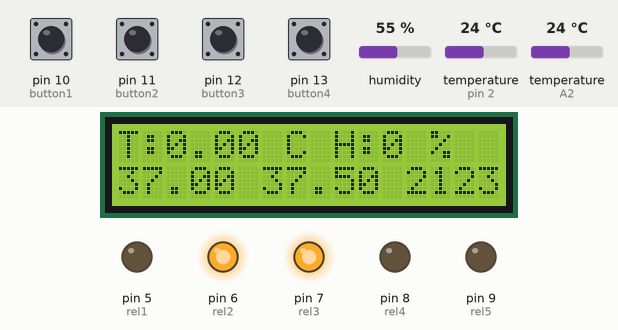
The sketch below on a simulated Arduino Uno, built with avr-gcc and run on an emulated ATmega328P. On the bench: 16×2 character LCD, output pins drawn as LEDs (lit = HIGH). Inputs (shaded band) come from the test bench; at power-on: pin 10 (button1), pin 11 (button2), pin 12 (button3), pin 13 (button4) HIGH, temperature (sensors on A2, pin 2) 24 °C, humidity 55 %.

Above: at 1.2 s.
1.3 s: pin 13 (button4) pulled LOW for 1 s
At 2.0 s:
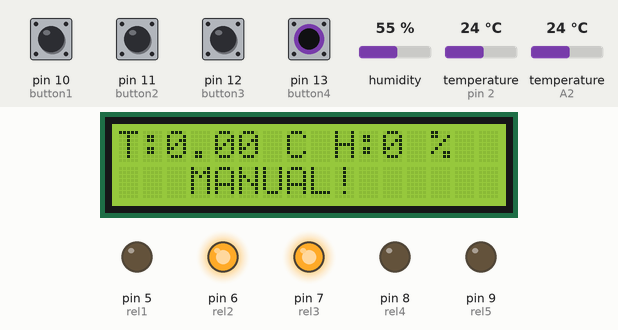
4.3 s: temperature (sensor on A2) set to 36 °C
At 6.0 s:
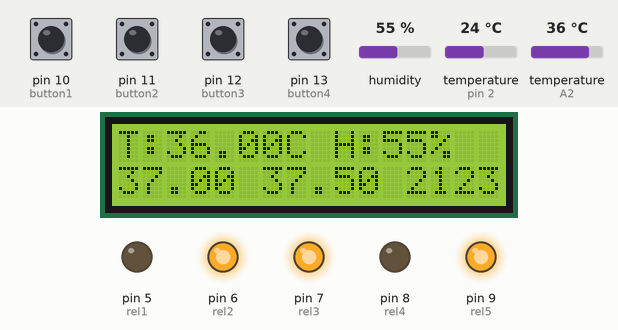
6.3 s: temperature (sensor on A2) set to 39 °C
At 7.2 s:
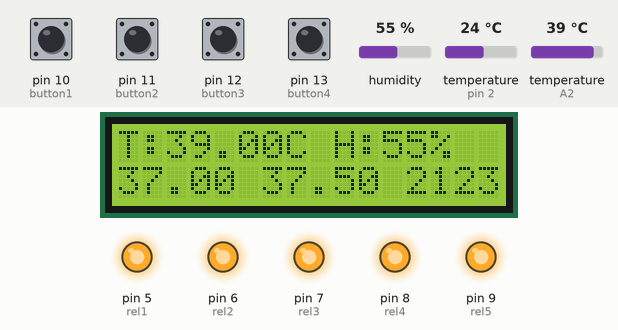
8.3 s: humidity set to 22 %
At 11.4 s:
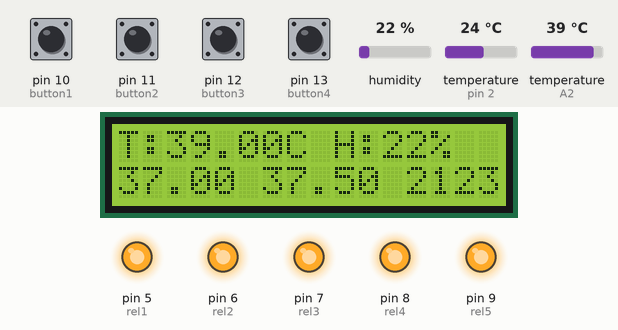
12.3 s: humidity set to 19 %
At 15.7 s:
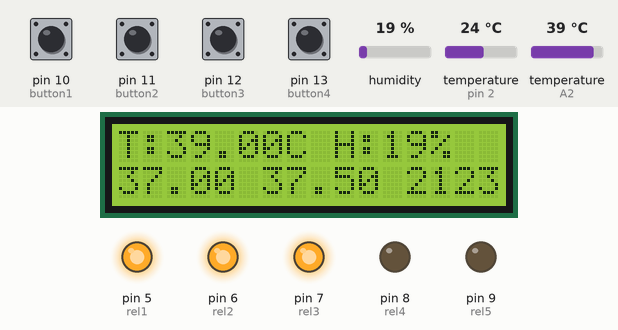
16.3 s: pin 10 (button1) pulled LOW for 1 s
At 18.9 s:
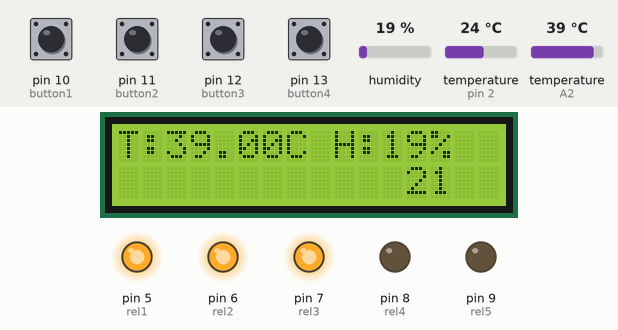
Timing chart, 0 to 19.8 s (numbered marks = the images above; inputs shaded):
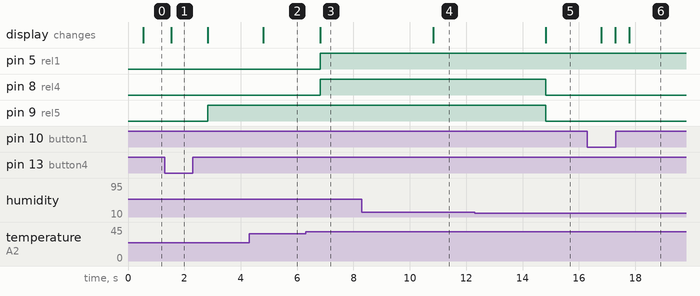

The sketch:

Automatic_Egg_Incubator_V6.1.ino
```cpp
#include "DHT.h"
#define DHTPIN 2
#define DHTTYPE DHT11
DHT dht(DHTPIN, DHTTYPE);

#include <OneWire.h>
#include <DallasTemperature.h>
#define ONE_WIRE_BUS A2
OneWire oneWire(ONE_WIRE_BUS);
DallasTemperature sensors(&oneWire);

#include <Wire.h>
#include <LCD.h>
#include <LiquidCrystal_I2C.h>
#define I2C_ADDR 0x27
#define En_pin 2
#define Rw_pin 1
#define Rs_pin 0
#define D4_pin 4
#define D5_pin 5
#define D6_pin 6
#define D7_pin 7
#define BACKLIGHT 3
LiquidCrystal_I2C lcd(I2C_ADDR,En_pin,Rw_pin,Rs_pin,D4_pin,D5_pin,D6_pin,D7_pin);


int limSwitch_left = 3;
int limSwitch_right = 4;

int rel1 = 5;
int rel2 = 6;
int rel3 = 7;
int rel4 = 8;
int rel5 = 9;
int button1 = 10;
int button2 = 11;
int button3 = 12;
int button4 = 13;
int humidity = 0;
double temp_low = 37.0;                      //Default Temperature - Low cuttoff
double temp_high = 37.5;                     //Default Temperature - High cuttoff
double temperature = 0;
int humidity_low = 21;                  //Default Humidity - Low cuttoff
int humidity_high = 23;                 //Default Humidity - High cuttoff
int setUp = 0;
int cycle = 1;

boolean manual = false;
boolean clockwise = false;
boolean humidityState_low = false;
boolean tempActivate = false;
boolean humActivate = false;
boolean left_activated = false;
boolean right_activated = false;

int manualLastState = HIGH;
int manualCurrentState = HIGH;
unsigned long manualPressedTime = 0;
unsigned long manualReleasedTime = 0;
const int manualPressedDelay = 900;

unsigned long prevDHT = 0;
unsigned long currDHT;
const long intDHT = 2000;
unsigned long prevMenu = 0;
unsigned long currMenu;
const long intMenu = 250;
unsigned long prevMinus = 0;
unsigned long currMinus;
const long intMinus = 250;
unsigned long prevAdd = 0;
unsigned long currAdd;
const long intAdd = 250;
unsigned long prevManual = 0;
unsigned long currManual;
const long intManual = 300;
unsigned long prevSwing = 0;
unsigned long currSwing;
//const long intSwing = 5400000;            //Swing delay, in milliseconds. 1000 millis = 1 second. 7200000 millis = 2 hours
const long intSwing = 7200000;
unsigned long prevDispCycle = 0;
unsigned long currDispCycle;
const long intDispCycle = 500;


void setup() {
  dht.begin();
  lcd.begin (16,2);
  sensors.begin();
  lcd.setBacklightPin(BACKLIGHT,POSITIVE);
  lcd.setBacklight(HIGH);
  pinMode(rel1, OUTPUT);
  pinMode(rel2, OUTPUT);
  pinMode(rel3, OUTPUT);
  pinMode(rel4, OUTPUT);
  pinMode(rel5, OUTPUT);
  pinMode(button1, INPUT);
  pinMode(button2, INPUT);
  pinMode(button3, INPUT);
  pinMode(button4, INPUT);
  pinMode(limSwitch_left, INPUT_PULLUP);
  pinMode(limSwitch_right, INPUT_PULLUP);
  digitalWrite(rel1, HIGH);
  digitalWrite(rel2, HIGH);
  digitalWrite(rel3, HIGH);
  digitalWrite(rel4, HIGH);
  digitalWrite(rel5, HIGH);
  updateDHT();
//  Serial.begin(9600);
}


void updateDHT() {
  currDHT = millis();
  if (currDHT - prevDHT >= intDHT){
    prevDHT = currDHT;
    sensors.requestTemperatures();
    temperature = sensors.getTempCByIndex(0);
    humidity = dht.readHumidity();

  }
}


void swing(){
  currSwing = millis();
  if (currSwing - prevSwing >= intSwing){
    prevSwing = currSwing;
    if (digitalRead(limSwitch_left) == LOW){
      digitalWrite(rel3, HIGH);
      delay(250);
      digitalWrite(rel2, LOW);
      left_activated = true;
    }
    if (digitalRead(limSwitch_right) == LOW){
      digitalWrite(rel3, LOW);
      delay(250);
      digitalWrite(rel2, LOW);
      right_activated = true;
    }
  }
}


void menuPressed(){
  currMenu = millis();
  if (digitalRead(button1) == LOW){
    if (currMenu - prevMenu >= intMenu){
      prevMenu = currMenu;
      if (!manual){
        setUp++;
        if (setUp > 4){
        setUp = 0;
        }
      }
    }
  }
}


void minusPressed(){
  currMinus = millis();
  if (digitalRead(button2) == LOW){
      if (currMinus - prevMinus >= intMinus){
      prevMinus = currMinus;
      if (!manual){
        if (setUp == 1){
          temp_low = temp_low - 0.1;
          if (temp_low < 25){
            temp_low = 45;
          }
          if (temp_low > temp_high){
            temp_low = temp_high - 1;
          }
        }
        if (setUp == 2){
          temp_high = temp_high - 0.1;
          if (temp_high < 25){
            temp_high = 45;
          }
          if (temp_high < temp_low){
            temp_high = temp_low + 1;
          }
        }
        if (setUp == 3){
          humidity_low--;
          if (humidity_low < 20){
            humidity_low = 80;
          }
          if (humidity_low > humidity_high){
            humidity_low = humidity_high - 1;
          }
        }
        if (setUp == 4){
          humidity_high--;
          if (humidity_high < 20){
            humidity_high = 80;
          }
          if (humidity_high < humidity_low){
            humidity_high = humidity_low + 1;
          }
        }
      }
    }
  }
}


void AddPressed(){
  currAdd = millis();
  if (digitalRead(button3) == LOW){
    if (currAdd - prevAdd >= intAdd){
      prevAdd = currAdd;
      if (!manual){
        if (setUp == 1){
          temp_low = temp_low + 0.1;
          if (temp_low > 45){
            temp_low = 25;
          }
          if (temp_low > temp_high){
            temp_low = temp_high - 1;
          }
        }
        if (setUp == 2){
          temp_high = temp_high + 0.1;
          if (temp_high > 45){
            temp_high = 25;
          }
          if (temp_high < temp_low){
            temp_high = temp_low + 1;
          }
        }
        if (setUp == 3){
          humidity_low++;
          if (humidity_low > 80){
            humidity_low = 20;
          }
          if (humidity_low > humidity_high){
            humidity_low = humidity_high - 1;
          }
        }
        if (setUp == 4){
          humidity_high++;
          if (humidity_high > 80){
            humidity_high = 20;
          }
          if (humidity_high < humidity_low){
            humidity_high = humidity_low + 1;
          }
        }
      }
    }
  }
}


void manualPressed(){
  if (digitalRead(button4) == LOW){
    manual = true;
  }
  else {
    manual = false;
  }
}


//void manualPressed(){
//  currManual = millis();
//  if (digitalRead(button4) == LOW){
//    if (currManual - prevManual >= intManual){
//      prevManual = currManual;
//      manual = !manual;
//    }
//  }
//}


//void manualPressed(){
//  manualCurrentState = digitalRead(button4);
//  if (manualLastState == HIGH && manualCurrentState == LOW){
//    manualPressedTime = millis();
//  }
//  else if (manualLastState == LOW && manualCurrentState == HIGH){
//    manualReleasedTime = millis();
//
//    long manualPressDuration = manualReleasedTime - manualPressedTime;
//
//    if (manualPressDuration > manualPressedDelay){
//      manual = !manual;
//    }
//  }
//  manualLastState = manualCurrentState;
//}


void display_cycle(){
  currDispCycle = millis();
  if (currDispCycle - prevDispCycle >= intDispCycle){
    prevDispCycle = currDispCycle;
    if (!manual){
      if (setUp == 0){
        lcd.clear();
        lcd.setCursor(0,0);
        lcd.print("T:");
        lcd.setCursor(2,0);
        lcd.print(temperature);
        lcd.setCursor(7,0);
        lcd.print("C");
        lcd.setCursor(9,0);
        lcd.print("H:");
        lcd.setCursor(11,0);
        lcd.print(humidity);
        lcd.setCursor(13,0);
        lcd.print("%");

        lcd.setCursor(0,1);
        lcd.print(temp_low);
        lcd.setCursor(6,1);
        lcd.print(temp_high);
        lcd.setCursor(12,1);
        lcd.print(humidity_low);
        lcd.setCursor(14,1);
        lcd.print(humidity_high);
      }
      if (setUp == 1){
        lcd.clear();
        lcd.setCursor(0,0);
        lcd.print("T:");
        lcd.setCursor(2,0);
        lcd.print(temperature);
        lcd.setCursor(7,0);
        lcd.print("C");
        lcd.setCursor(9,0);
        lcd.print("H:");
        lcd.setCursor(11,0);
        lcd.print(humidity);
        lcd.setCursor(13,0);
        lcd.print("%");

        lcd.setCursor(0,1);
        lcd.print(temp_low);
      }
      if (setUp == 2){
        lcd.clear();
        lcd.setCursor(0,0);
        lcd.print("T:");
        lcd.setCursor(2,0);
        lcd.print(temperature);
        lcd.setCursor(7,0);
        lcd.print("C");
        lcd.setCursor(9,0);
        lcd.print("H:");
        lcd.setCursor(11,0);
        lcd.print(humidity);
        lcd.setCursor(13,0);
        lcd.print("%");

        lcd.setCursor(6,1);
        lcd.print(temp_high);
      }
      if (setUp == 3){
        lcd.clear();
        lcd.setCursor(0,0);
        lcd.print("T:");
        lcd.setCursor(2,0);
        lcd.print(temperature);
        lcd.setCursor(7,0);
        lcd.print("C");
        lcd.setCursor(9,0);
        lcd.print("H:");
        lcd.setCursor(11,0);
        lcd.print(humidity);
        lcd.setCursor(13,0);
        lcd.print("%");

        lcd.setCursor(12,1);
        lcd.print(humidity_low);
      }
      if (setUp == 4){
        lcd.clear();
        lcd.setCursor(0,0);
        lcd.print("T:");
        lcd.setCursor(2,0);
        lcd.print(temperature);
        lcd.setCursor(7,0);
        lcd.print("C");
        lcd.setCursor(9,0);
        lcd.print("H:");
        lcd.setCursor(11,0);
        lcd.print(humidity);
        lcd.setCursor(13,0);
        lcd.print("%");

        lcd.setCursor(14,1);
        lcd.print(humidity_high);
      }

    }
    if (manual){
        lcd.clear();
        lcd.setCursor(0,0);
        lcd.print("T:");
        lcd.setCursor(2,0);
        lcd.print(temperature);
        lcd.setCursor(7,0);
        lcd.print("C");
        lcd.setCursor(9,0);
        lcd.print("H:");
        lcd.setCursor(11,0);
        lcd.print(humidity);
        lcd.setCursor(13,0);
        lcd.print("%");

        lcd.setCursor(3,1);
        lcd.print("MANUAL!");
    }
  }
}


void relayControl(){
  if (temperature < temp_low){
    tempActivate = true;
    digitalWrite(rel1, LOW);
  }
  if (temperature >= temp_high){
    tempActivate = false;
    digitalWrite(rel1, HIGH);
  }
  if (humidity < humidity_low){
    humActivate = true;
    if (humidityState_low == false){
      humidityState_low = !humidityState_low;
      digitalWrite(rel5, LOW);
    }
  }
  if (humidity > humidity_high){
    humActivate = false;
    if (humidityState_low == true){
      humidityState_low = !humidityState_low;
      digitalWrite(rel5, HIGH);
    }
  }
  if ((tempActivate) || (humActivate)){
    digitalWrite(rel4, LOW);
  }
  if ((!tempActivate) && (!humActivate)){
    digitalWrite(rel4, HIGH);
  }
}


void loop() {
//  Serial.println(digitalRead(button1));
//  Serial.println(digitalRead(button2));
//  Serial.println(digitalRead(button3));
//  Serial.println(digitalRead(button4));
  updateDHT();
  menuPressed();
  minusPressed();
  AddPressed();
  manualPressed();
  display_cycle();
  relayControl();
  if (manual){
    if ((digitalRead(button2) == LOW) && (digitalRead(limSwitch_left) == HIGH)){
      digitalWrite(rel3, LOW);
      delay(250);
      digitalWrite(rel2, LOW);
    }
    if ((digitalRead(button3) == LOW) && (digitalRead(limSwitch_right) == HIGH)){
      digitalWrite(rel3, HIGH);
      delay(250);
      digitalWrite(rel2, LOW);
    }
    if ((digitalRead(button2) == LOW) && (digitalRead(limSwitch_left) == LOW)){
      digitalWrite(rel2, HIGH);
    }
    if ((digitalRead(button3) == LOW) && (digitalRead(limSwitch_right) == LOW)){
      digitalWrite(rel2, HIGH);
    }
    if ((digitalRead(button2) == HIGH) && (digitalRead(button3) == HIGH)){
      digitalWrite(rel2, HIGH);
    }
  }
  if (!manual){
    swing();
    if (left_activated){
      if (digitalRead(limSwitch_right) == LOW){
        digitalWrite(rel2, HIGH);
        left_activated = false;
      }
    }
    if (right_activated){
      if (digitalRead(limSwitch_left) == LOW){
        digitalWrite(rel2, HIGH);
        right_activated = false;
      }
    }
  }
}
```

Measured:
- the behaviour switches between 37 and 38 °C on temperature (sensor on A2) (found by bisection; images 2 and 3)
- the behaviour switches between 21 and 20 % on humidity (found by bisection; images 4 and 5)
- after the input at 1.3 s, the display: changes after 0.23 s (image 1)
- after the input at 4.3 s, the display: changes after 0.50 s (image 2)
- after the input at 6.3 s, pin 5 (rel1), pin 8 (rel4): LOW → HIGH after 0.53 s; the display: changes after 0.53 s (image 3)
- after the input at 8.3 s, the display: changes after 2.5 s (image 4)
- after the input at 12.3 s, pin 8 (rel4), pin 9 (rel5): HIGH → LOW after 2.5 s; the display: changes after 2.5 s (image 5)
- after the input at 16.3 s, the display: first changes after 0.49 s (image 6 shows a later state)
